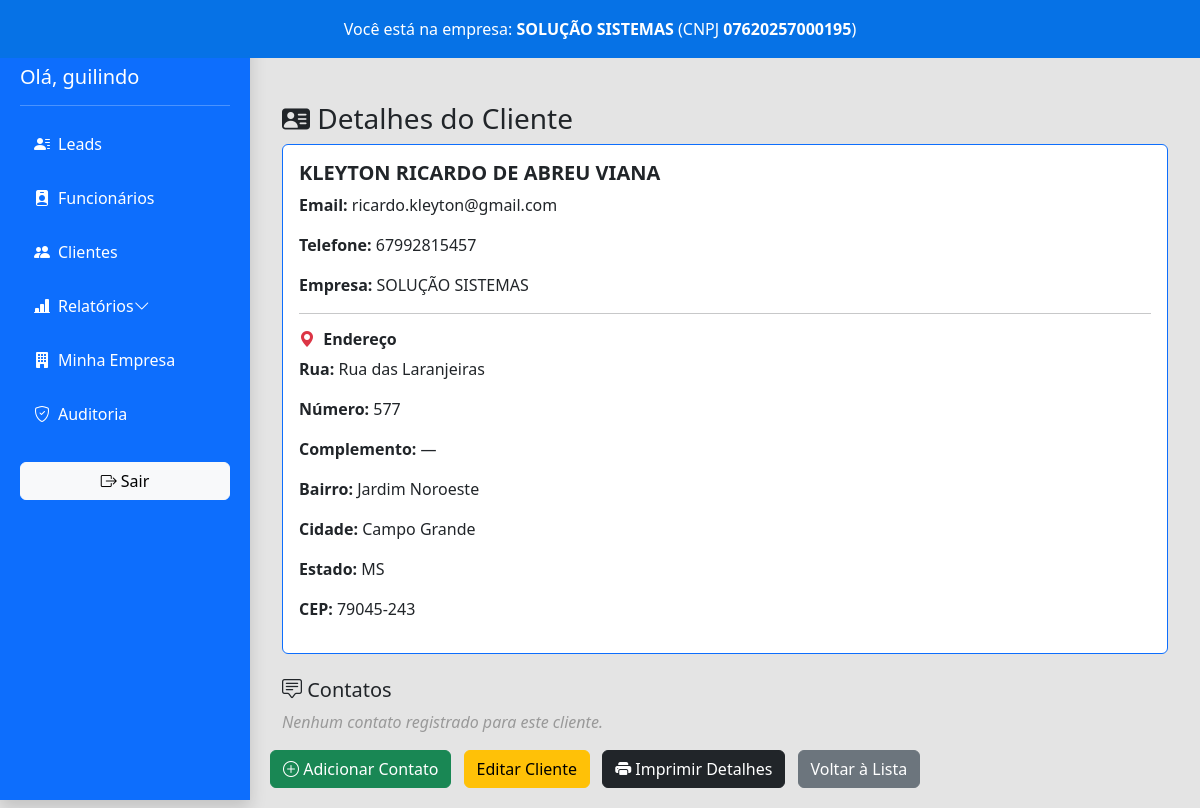
/detalhes_cliente/2 (signed in), run on an earlier commit of the app's database.
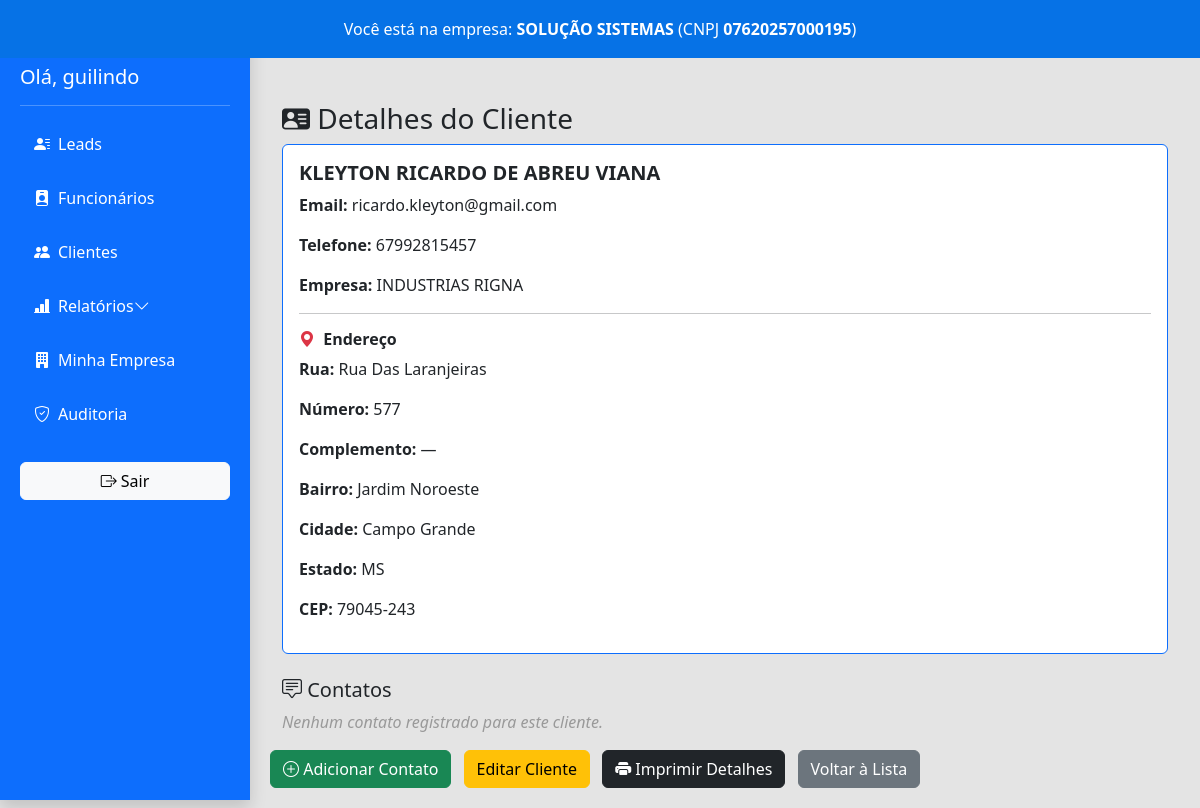
And on a later commit of the database.
### models.py (models this page shows)
class Cliente(db.Model):
    id = db.Column(db.Integer, primary_key=True)  # Novo campo para identificação interna
    codigo = db.Column(db.Integer, unique=True, nullable=False)  # Código visível, controlado manualmente
    status = db.Column(db.String(10), nullable=False, default="ativo")  # valores: 'ativo', 'inativo'
    nome = db.Column(db.String(120), nullable=False)
    email = db.Column(db.String(120))
    telefone = db.Column(db.String(50))
    empresa = db.Column(db.String(100), nullable=True)
    data_cadastro = db.Column(db.DateTime, server_default=db.func.now())
    data_criacao = db.Column(db.DateTime, default=datetime.utcnow)
    endereco_rua = db.Column(db.String(100))
    endereco_numero = db.Column(db.String(10))
    endereco_complemento = db.Column(db.String(50))
    bairro = db.Column(db.String(50))
    cidade = db.Column(db.String(50))
    estado = db.Column(db.String(2))      # Ex: 'SP', 'RJ'
    rmcep = db.Column(db.String(9))         # Formato: 00000-000
    cpf_cnpj = db.Column(db.String(18), unique=True, nullable=False)

### app.py (the view)
@app.route('/detalhes_cliente/<int:cliente_id>')
@login_required
def detalhes_cliente(cliente_id):
    cliente = Cliente.query.get_or_404(cliente_id)
    contatos_ordenados = sorted(cliente.contatos, key=lambda c: c.data, reverse=True)
    return render_template('detalhes_cliente.html', cliente=cliente, contatos=contatos_ordenados)

### app.py (called while the page is built)
@login_manager.user_loader
def load_user(user_id):
    return db.session.get(Usuario, int(user_id))

@app.context_processor
def inject_empresa():
    if current_user.is_authenticated:
        return {'empresa': current_user.empresa}
    return {'empresa': None}

### templates/detalhes_cliente.html (shortened to what this page needs)
{% extends "base.html" %}
{% block conteudo %}
<div class="container-fluid mt-4 print-area">
  <h3><i class="bi bi-person-vcard-fill"></i> Detalhes do Cliente</h3>
  <div class="card border-primary mb-4">
    <div class="card-body">
      <h5 class="card-title fw-bold">{{ cliente.nome }}</h5>
      <p><strong>Email:</strong> {{ cliente.email }}</p>
      <p><strong>Telefone:</strong> {{ cliente.telefone }}</p>
      {% if cliente.empresa %}
        <p><strong>Empresa:</strong> {{ cliente.empresa }}</p>
      {% endif %}
      <hr>
      <h6 class="fw-bold"><i class="bi bi-geo-alt-fill text-danger me-1"></i> Endereço</h6>
      <p><strong>Rua:</strong> {{ cliente.endereco_rua or '—' }}</p>
      <p><strong>Número:</strong> {{ cliente.endereco_numero or '—' }}</p>
      <p><strong>Complemento:</strong> {{ cliente.endereco_complemento or '—' }}</p>
      <p><strong>Bairro:</strong> {{ cliente.bairro or '—' }}</p>
      <p><strong>Cidade:</strong> {{ cliente.cidade or '—' }}</p>
      <p><strong>Estado:</strong> {{ cliente.estado or '—' }}</p>
      <p><strong>CEP:</strong> {{ cliente.rmcep or '—' }}</p>
    </div>
  </div>
  <h5><i class="bi bi-chat-square-text"></i> Contatos</h5>
  {% if cliente.contatos %}
    <ul class="list-group mb-3">
      {% for contato in contatos %}
        <li class="list-group-item">
          <strong>{{ contato.assunto }}</strong>
          <small class="text-muted d-block">{{ contato.data.strftime('%d/%m/%Y %H:%M') }}</small>
          <p>{{ contato.descricao }}</p>
        </li>
      {% endfor %}
    </ul>
  {% else %}
    <p class="text-muted">Nenhum contato registrado para este cliente.</p>
  {% endif %}
</div>
  <a href="{{ url_for('novo_contato', cliente_codigo=cliente.codigo) }}" class="btn btn-success">
    <i class="bi bi-plus-circle"></i> Adicionar Contato
  </a>
  <a href="{{ url_for('editar_cliente', cliente_id=cliente.codigo) }}" class="btn btn-warning ms-2">Editar Cliente</a>
  <a href="#" class="btn btn-dark ms-2" onclick="window.print()">
    <i class="bi bi-printer-fill"></i> Imprimir Detalhes
  </a>
  <a href="{{ url_for('listar_clientes') }}" class="btn btn-secondary ms-2">Voltar à Lista</a>
</div>
{% endblock %}

What changed in the data, as far as the page shows it:
changed Cliente "KLEYTON RICARDO DE ABREU VIANA": empresa "SOLUÇÃO SISTEMAS" → "INDUSTRIAS RIGNA"; endereco_rua "Rua das Laranjeiras" → "Rua Das Laranjeiras"
